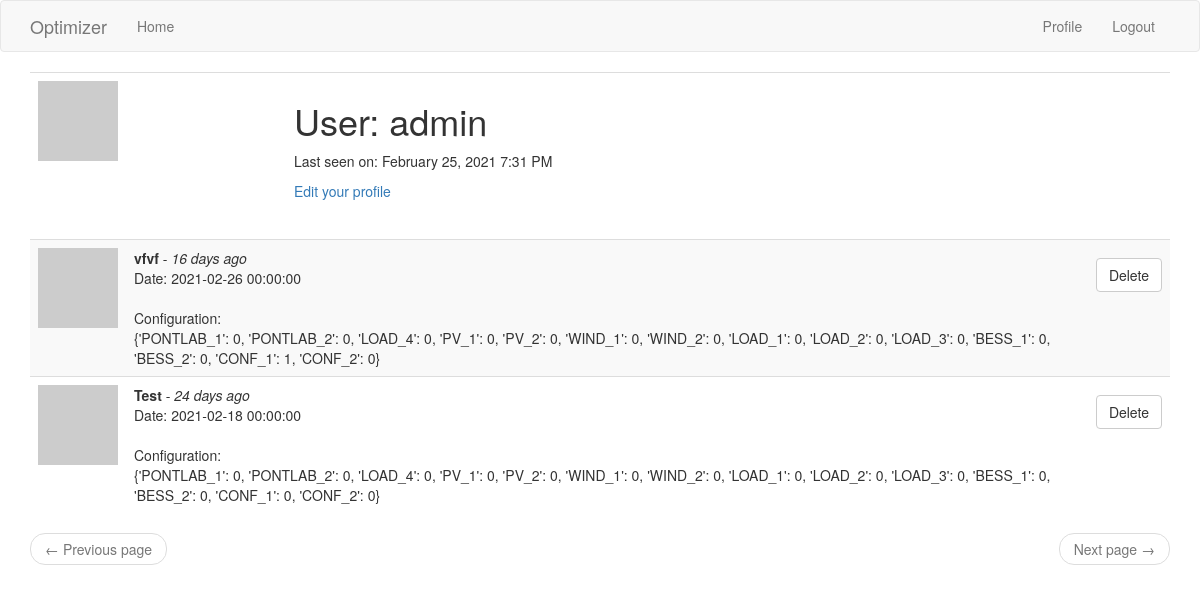
Page /user/admin (signed in) on the earlier database version.
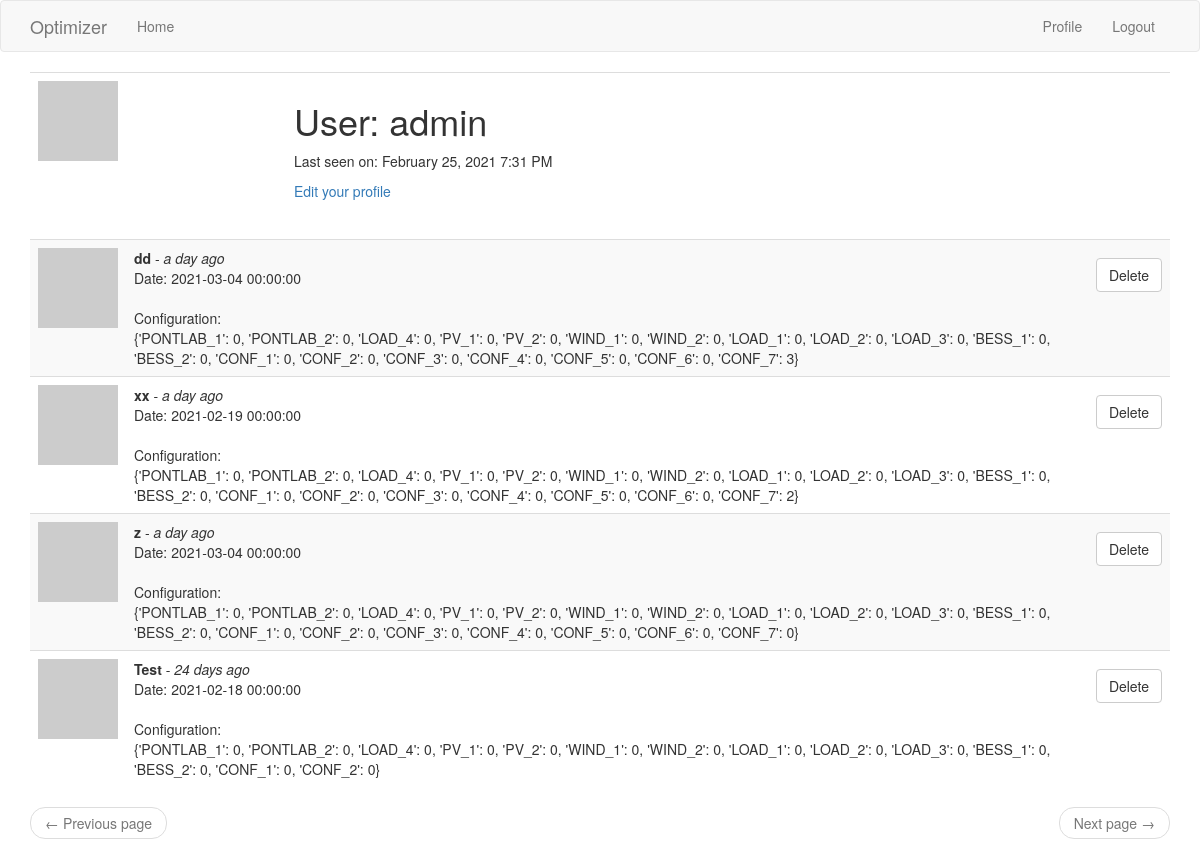
Same page on the later database version.
### WebAppOptimizer/app/models.py (models this page shows, shortened)
class User(UserMixin, db.Model):
    id = db.Column(db.Integer, primary_key=True)
    username = db.Column(db.String(64), index=True, unique=True)
    email = db.Column(db.String(120), index=True, unique=True)
    password_hash = db.Column(db.String(128))
    configurations = db.relationship('Configuration', backref='user', lazy='dynamic')
    def avatar(self, size):
        digest = md5(self.email.lower().encode('utf-8')).hexdigest()
        return 'https://www.gravatar.com/avatar/{}?d=identicon&s={}'.format(
            digest, size)

class Configuration(db.Model):
    id = db.Column(db.Integer, primary_key=True)
    confname = db.Column(db.String(64), index=True)
    body = db.Column(JsonPickleType())
    timestamp = db.Column(db.DateTime, index=True, nullable=False, default=datetime.utcnow())
    datetime = db.Column(db.DateTime, index=True, nullable=False)
    user_id = db.Column(db.Integer, db.ForeignKey('user.id'))

### WebAppOptimizer/app/core/routes.py (the view)
@bp.route('/user/<username>')
@login_required
def user(username):
    user = User.query.filter_by(username=username).first_or_404()
    page = request.args.get('page', 1, type=int)
    print(user.configurations.order_by(Configuration.timestamp.desc()))
    configurations = user.configurations.order_by(Configuration.timestamp.desc()).paginate(
        page, current_app.config['CONFS_PER_PAGE'], False)
    form = EmptyForm()
    return render_template('user.html', user=user, configurations=configurations.items,
                           form=form)

### WebAppOptimizer/app/core/forms.py
class EmptyForm(FlaskForm):
    submit = SubmitField('Submit')

### WebAppOptimizer/app/core/routes.py (called while the page is built)
@bp.before_app_request
def before_request():
    if current_user.is_authenticated:
        current_user.last_seen = datetime.utcnow()
        db.session.commit()
    g.locale = str(get_locale())

### WebAppOptimizer/app/models.py (called while the page is built)
@login.user_loader
def load_user(id):
    return User.query.get(int(id))

    def process_result_value(self, value, dialect):
        if value is not None:
            value = json.loads(value)
        return value

### WebAppOptimizer/app/templates/user.html (shortened to what this page needs)
{% extends "base.html" %}
{% block app_content %}
    <table class="table table-hover">
        <tr>
            <td width="256px"><img src="{{ user.avatar(256) }}"></td>
            <td>
                <h1>{{ _('User') }}: {{ user.username }}</h1>
                {% if user.last_seen %}
                <p>{{ _('Last seen on') }}: {{ moment(user.last_seen).format('LLL') }}</p>
                {% endif %}
                {% if user == current_user %}
                <p><a href="{{ url_for('core.edit_profile') }}">{{ _('Edit your profile') }}</a></p>
                {% endif %}
            </td>
        </tr>
        <tr>
            <table class="table table-striped">
            {% for conf in configurations %}
                <tr>
                    <td width="70px">
                        <a href="{{ url_for('core.user', username=conf.user.username) }}">
                            <img src="{{ conf.user.avatar(70) }}" />
                        </a>
                    </td>
                    <td>
                        <b>{{ conf.confname }}</b> -
                        <i> {{ moment(conf.timestamp).fromNow() }}</i>
                        <br>
                        <span id="conf{{ conf.id }}">Date: {{ conf.datetime }}<br><br>Configuration:<br>{{ conf.body }}</span>
                    </td>
                    <td width="70px">
                        {% if user == current_user %}
                        <p>
                            <form method="post" action="{{ url_for('core.delete_config', conf_id=conf.id, username=conf.user.username) }}">
                            {{ form.submit(class="btn btn-default get-profile", value="Delete") }}
                            </form>
                            </p>
                        {% endif %}
                    </td>
                </tr>
            {% endfor %}
            </table>
        </tr>
        <tr>
            <nav aria-label="...">
                <ul class="pager">
                    <li class="previous{% if not prev_url %} disabled{% endif %}">
                        <a href="{{ prev_url or '#' }}">
                            <span aria-hidden="true">&larr;</span> {{ _('Previous page') }}
                        </a>
                    </li>
                    <li class="next{% if not next_url %} disabled{% endif %}">
                        <a href="{{ next_url or '#' }}">
                            {{ _('Next page') }} <span aria-hidden="true">&rarr;</span>
                        </a>
                    </li>
                </ul>
            </nav>
        </tr>
    </table>
{% endblock %}

### WebAppOptimizer/app/templates/base.html (shortened to what this page needs)
{% extends 'bootstrap/base.html' %}
{% block navbar %}
    <nav class="navbar navbar-default">
        <div class="container">
            <div class="navbar-header">
                <a class="navbar-brand" href="{{ url_for('core.index') }}">Optimizer</a>
            </div>
            <div class="collapse navbar-collapse" id="bs-example-navbar-collapse-1">
                <ul class="nav navbar-nav">
                    <li><a href="{{ url_for('core.index') }}">{{ _('Home') }}</a></li>
                </ul>
                <ul class="nav navbar-nav navbar-right">
                    {% if current_user.is_anonymous %}
                    <li><a href="{{ url_for('auth.login') }}">{{ _('Login') }}</a></li>
                    {% else %}
                    <li><a href="{{ url_for('core.user', username=current_user.username) }}">{{ _('Profile') }}</a></li>
                    <li><a href="{{ url_for('auth.logout') }}">{{ _('Logout') }}</a></li>
                    {% endif %}
                </ul>
            </div>
        </div>
    </nav>
{% endblock %}
{% block content %}
    <div class="container">
        {% block app_content %}{% endblock %}
    </div>
{% endblock %}

Differences in the rows shown:
added Configuration: confname "dd", timestamp "a day ago", datetime "2021-03-04 00:00:00", body "{'PONTLAB_1': 0, 'PONTLAB_2': 0, 'LOAD_4': 0, 'PV_1': 0, 'PV_2': 0, 'WIND_1': 0, 'WIND_2': 0, 'LOAD_1': 0, 'LOAD_2': 0, 'LOAD_3': 0, 'BESS_1': 0, 'BESS_2': 0, 'CONF_1': 0, 'CONF_2': 0, 'CONF_3': 0, 'CONF_4': 0, 'CONF_5': 0, 'CONF_6': 0, 'CONF_7': 3}"
added Configuration: confname "xx", timestamp "a day ago", datetime "2021-02-19 00:00:00", body "{'PONTLAB_1': 0, 'PONTLAB_2': 0, 'LOAD_4': 0, 'PV_1': 0, 'PV_2': 0, 'WIND_1': 0, 'WIND_2': 0, 'LOAD_1': 0, 'LOAD_2': 0, 'LOAD_3': 0, 'BESS_1': 0, 'BESS_2': 0, 'CONF_1': 0, 'CONF_2': 0, 'CONF_3': 0, 'CONF_4': 0, 'CONF_5': 0, 'CONF_6': 0, 'CONF_7': 2}"
changed Configuration: confname "vfvf" → "z"; timestamp "16 days ago" → "a day ago"; datetime "2021-02-26 00:00:00" → "2021-03-04 00:00:00"; body "…0, 'BESS_2': 0, 'CONF_1': 1, 'CONF_2': 0}" → "…0, 'BESS_2': 0, 'CONF_1': 0, 'CONF_2': 0, 'CONF_3': 0, 'CONF_4': 0, 'CONF_5': 0, 'CONF_6': 0, 'CONF_7': 0}"
